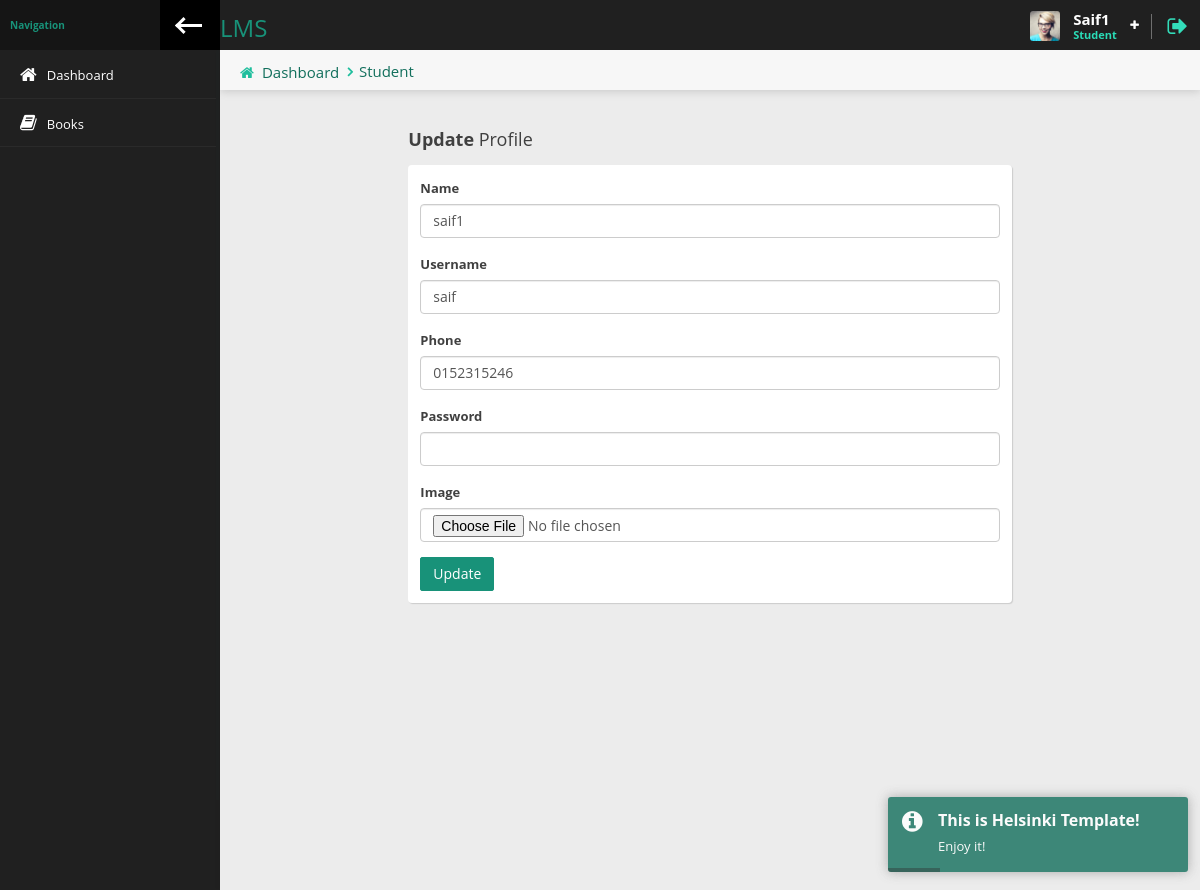
Screenshot of /student/update_profile.php (signed in) with the database file from the repository.
### tables this page shows
CREATE TABLE `students` (
  `id` int(10) NOT NULL,
  `name` varchar(30) NOT NULL,
  `username` varchar(30) NOT NULL,
  `email` varchar(30) NOT NULL,
  `roll` int(6) NOT NULL,
  `reg` int(6) NOT NULL,
  `phone` varchar(15) NOT NULL,
  `password` varchar(32) NOT NULL,
  `image` varchar(50) DEFAULT NULL,
  `status` tinyint(1) NOT NULL,
  `datetime` timestamp NOT NULL DEFAULT current_timestamp()
);

### student/update_profile.php (the view, shortened to what this page needs)
<?php require_once 'header.php'; ?>
<?php
$id = $_SESSION['student_id'];
$sql = "select * from students where id = '$id'";
$result = $db->query($sql);
$row = $result->fetch_assoc();
?>
<div class="content-header">
    <div class="leftside-content-header">
        <ul class="breadcrumbs">
            <li><i class="fa fa-home" aria-hidden="true"></i><a href="#">Dashboard</a></li>
            <li><a href="#">Student</a></li>
        </ul>
    </div>
</div>
<div class="row animated fadeInUp">
    <div class="col-sm-8 col-md-offset-2">
        <h4 class="section-subtitle"><b>Update</b> Profile</h4>
        <div class="panel">
            <div class="panel-content">
                <div class="row">
                    <div class="col-md-12">
                        <form method="post" action="<?= $_SERVER['PHP_SELF']?>" enctype="multipart/form-data">
                            <div class="form-group">
                                <label>Name </label>
                                <input type="text" name="name" value="<?= $row['name']?>"  class="form-control" >
                            </div>
                            <div class="form-group">
                                <label>Username </label>
                                <input type="text" name="username" value="<?= $row['username']?>"  class="form-control" >
                            </div>
                            <div class="form-group">
                                <label>Phone </label>
                                <input type="text" name="phone" value="<?= $row['phone']?>"  class="form-control" >
                            </div>
                            <div class="form-group">
                                <label>Password </label>
                                <input type="password" name="password"  class="form-control" >
                            </div>
                            <div class="form-group">
                                <label>Image </label>
                                <input type="file" name="image"  class="form-control" >
                            </div>
                            <div class="form-group">
                                <button type="submit" name="update" class="btn btn-primary">Update</button>
                            </div>
                        </form>
                    </div>
                </div>
            </div>
        </div>
    </div>
</div>
<?php require_once 'footer.php'; ?>

### rows the page displays
students: name "saif1", username "saif", phone "0152315246"

### other values shown
$_SESSION['student_name'] "Saif1"
